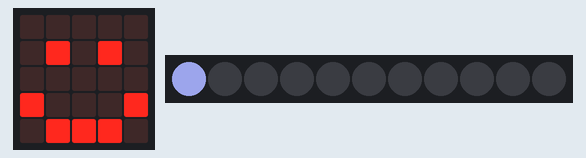
Simulated run of this program. Board: BBC micro:bit running MicroPython. Parts: the board's 5×5 LED display, 11 RGB LEDs in strip order, left to right. Dim RGB values are drawn brighter than linear; random numbers come from a fixed seed.

Above: at 0.05 s.
At 6.6 s:
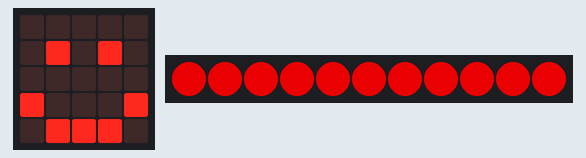
At 12.71 s:
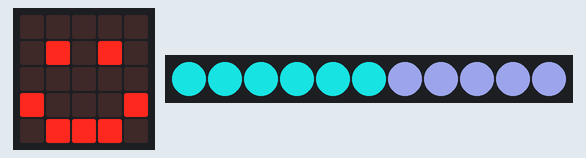
At 18.85 s:
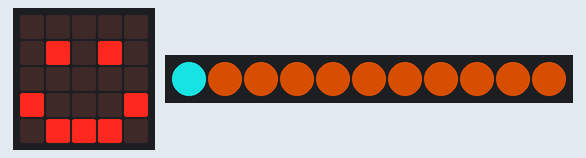
At 29.8 s:
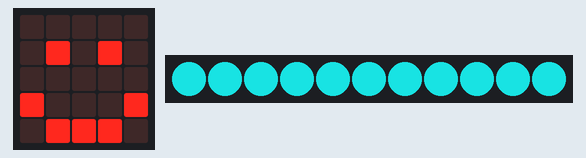
At 39.66 s:
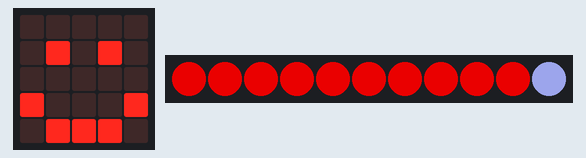

Measured:
- what the display in image 4 shows lasts 2.3 s, from 29.8 s to 32.1 s

The program:

PicoBricks-Logo-Lamp-Project-main.py
```python
#PicoBricks Logo Lamp Project
from microbit import *
from picobricks import *
import neopixel
import random

# Pin Initialization
RGB_Pin = pin8
Num_Leds = 11 #Enter the number of LEDs

# Function Initialization
np = neopixel.NeoPixel(RGB_Pin, Num_Leds)

#Neopixel
np[0] = (0, 0, 0)
np[1] = (0, 0, 0)
np[2] = (0, 0, 0)
np.show()

display.show(Image.HAPPY)

r=[18,128,62,188,139,255]
g=[168,135,177,0,50,60]
b=[168,193,136,0,0,0]

while True:
    randColor=random.randint(0, 5)
    for i in range(11):
        Num_Leds=i
        np[i] = (r[randColor], g[randColor], b[randColor])
        np.show()
        sleep(100)
```
